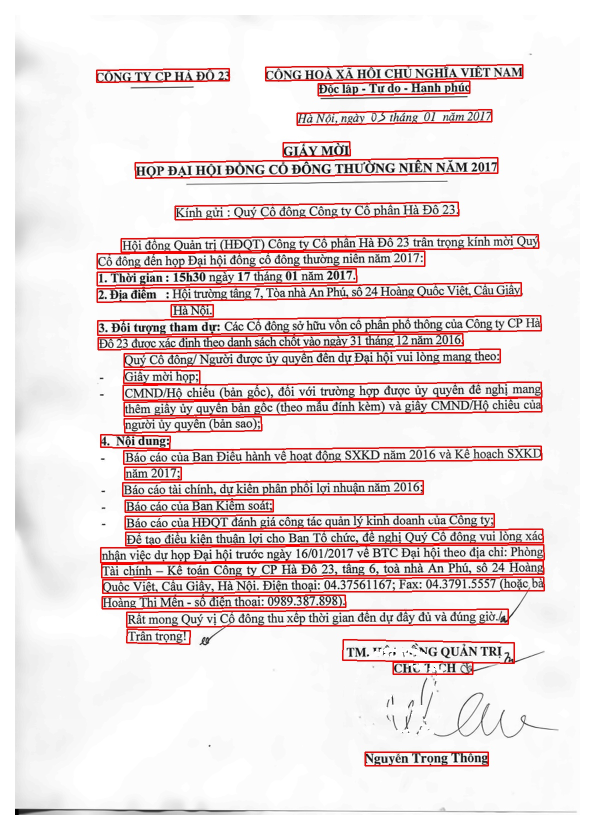
#> input picture debug_boxes.jpg, 1190 x 1660 px (shown at 1/2 size); its folder holds only this picture in this run
$ python -i preprocess_image.py   (imports and definitions only)   (older library calls are emulated)
#> lines starting #> are read from the running program, lines starting #| are printed output that depends on the picture; after the words box and inside, x2 and y2 are one past the last pixel; in counts of white or black regions, pixels touching at a corner belong together
#> further down, picture is the input picture: shape (1660, 1190, 3); mean B, G, R 222.4, 222.5, 235.3
import cv2
import numpy as np

# ================================================================
# BƯỚC 0: KIỂM TRA CHẤT LƯỢNG ẢNH ĐẦU VÀO
# ================================================================
def check_image_quality(gray: np.ndarray) -> dict:
    """
    Đánh giá ảnh trước khi xử lý để chọn chiến lược phù hợp.
    - variance of Laplacian < 100: ảnh mờ → cần sharpen mạnh hơn
    - std < 30: ảnh thiếu tương phản → cần CLAHE mạnh hơn
    """
    blur_score = cv2.Laplacian(gray, cv2.CV_64F).var()
    contrast = gray.std()
    brightness = gray.mean()
    return {
        "is_blurry": blur_score < 100,
        "is_low_contrast": contrast < 30,
        "is_dark": brightness < 80,
        "blur_score": blur_score,
    }

# ================================================================
# BƯỚC 1: CHUẨN HÓA KÍCH THƯỚC
# ================================================================
def normalize_size(img: np.ndarray, target_height: int = 2000) -> np.ndarray:
    """
    Resize ảnh về chiều cao chuẩn, giữ tỷ lệ.
    PaddleOCR hoạt động tốt nhất ở 1500–2500px chiều cao.
    """
#> called with target_height = 1600
    h, w = img.shape[:2]
#> h = 1660; w = 1190
    if h < target_height:
        scale = target_height / h
        img = cv2.resize(img, (int(w * scale), target_height),
                         interpolation=cv2.INTER_CUBIC)  # CUBIC tốt hơn LINEAR khi phóng to
    return img

# ================================================================
# BƯỚC 2: KHỬ BÓNG ĐỔ (shadow removal)
# ================================================================
# [12 lines left out: function remove_shadow, not called in this run]

# ================================================================
# BƯỚC 3: KHỬ NHIỄU
# ================================================================
def denoise(gray: np.ndarray, is_blurry: bool) -> np.ndarray:
    """
    - Ảnh đã mờ: dùng bilateral (giữ cạnh, không làm mờ thêm)
    - Ảnh sắc nét: dùng fastNlMeans (mạnh hơn, loại nhiễu scan/fax)
    """
    if is_blurry:
        return cv2.bilateralFilter(gray, d=5, sigmaColor=50, sigmaSpace=50)
    else:
        return cv2.fastNlMeansDenoising(gray, h=10, templateWindowSize=7, searchWindowSize=21)

# ================================================================
# BƯỚC 4: TĂNG TƯƠNG PHẢN (CLAHE thích nghi)
# ================================================================
def enhance_contrast(gray: np.ndarray, is_low_contrast: bool) -> np.ndarray:
    """
    clipLimit cao hơn khi ảnh thiếu sáng/tương phản kém.
    tileGridSize nhỏ hơn → local contrast tốt hơn cho văn bản nhỏ.
    """
    clip = 3.0 if is_low_contrast else 2.0
    clahe = cv2.createCLAHE(clipLimit=clip, tileGridSize=(8, 8))
    return clahe.apply(gray)

# ================================================================
# BƯỚC 5: LÀM SẮC NÉT (unsharp masking)
# ================================================================
# [8 lines left out: function sharpen, not called in this run]

# ================================================================
# BƯỚC 6: PHÁT HIỆN VÀ CHỈNH GÓC NGHIÊNG (deskew)
# ================================================================
def deskew(gray: np.ndarray) -> np.ndarray:
    """
    Dùng HoughLinesP để detect góc nghiêng của văn bản rồi xoay lại.
    Bỏ qua nếu góc < 0.5° (không đáng kể) hoặc > 45° (detect sai).
    """
    # Threshold nhanh để HoughLines chạy trên binary
    _, binary = cv2.threshold(gray, 0, 255, cv2.THRESH_BINARY_INV + cv2.THRESH_OTSU)

    lines = cv2.HoughLinesP(binary, 1, np.pi / 180, threshold=100,
                             minLineLength=100, maxLineGap=10)
    if lines is None:
        return gray

    angles = []
    for line in lines:
        x1, y1, x2, y2 = line[0]
        if x2 - x1 != 0:
            angle = np.degrees(np.arctan2(y2 - y1, x2 - x1))
            # Chỉ lấy các đường gần nằm ngang (văn bản)
            if -45 < angle < 45:
                angles.append(angle)

    if not angles:
        return gray

    median_angle = np.median(angles)

    # Bỏ qua góc nghiêng quá nhỏ
    if abs(median_angle) < 0.5:
        return gray

    h, w = gray.shape
    center = (w // 2, h // 2)
    M = cv2.getRotationMatrix2D(center, median_angle, 1.0)
    rotated = cv2.warpAffine(gray, M, (w, h),
                              flags=cv2.INTER_LINEAR,
                              borderMode=cv2.BORDER_REPLICATE)
    return rotated

# ================================================================
# BƯỚC 7: NHỊ PHÂN HÓA (binarization)
# ================================================================
# [31 lines left out: functions binarize, clean_morphology, not called in this run]

def remove_red_stamps(img: np.ndarray) -> np.ndarray:
    """
    Phát hiện và xóa các vùng có màu đỏ (con dấu, chữ ký mực đỏ),
    trả lại nền trắng để không che khuất chữ đen.
    """
    hsv = cv2.cvtColor(img, cv2.COLOR_BGR2HSV)
#> hsv: shape (1660, 1190, 3); mean H, S, V 16.5, 16, 235.5

    # Dải màu đỏ trong HSV (Đỏ có 2 dải ở đầu và cuối dải Hue)
    lower_red1 = np.array([0, 50, 50])
    upper_red1 = np.array([10, 255, 255])
    lower_red2 = np.array([170, 50, 50])
    upper_red2 = np.array([180, 255, 255])

    mask1 = cv2.inRange(hsv, lower_red1, upper_red1)
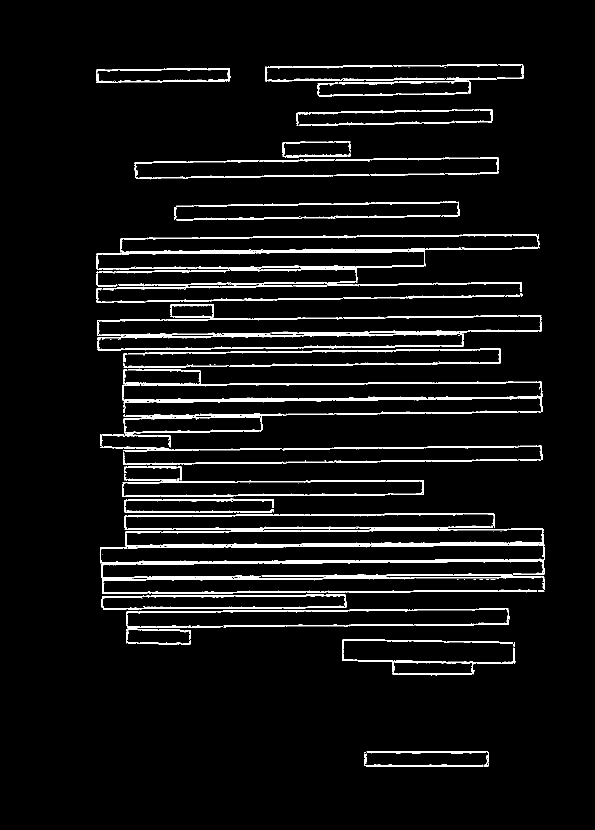
#> mask1: shape (1660, 1190) (shown at 1/2 size); 5.9% white; 82 white regions (46 under 20 px), largest, box (x1, y1, x2, y2) and area: (200, 1026, 1090, 1188) 26322, (245, 738, 1085, 867) 12691, (193, 468, 1079, 573) 11668
    mask2 = cv2.inRange(hsv, lower_red2, upper_red2)
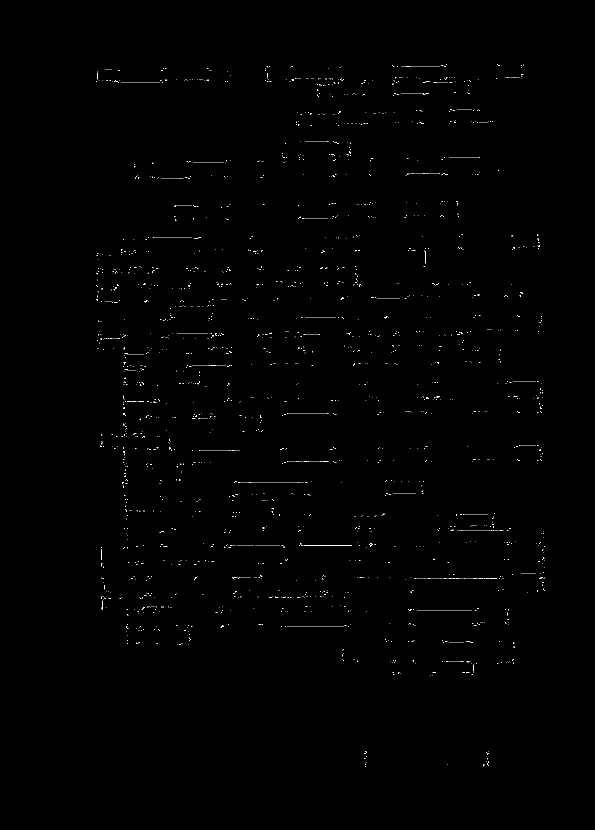
#> mask2: shape (1660, 1190) (shown at 1/2 size); 0.32% white in thin lines or dots, all inside (x1, y1, x2, y2) = (192, 128, 1090, 1533)
    mask = mask1 + mask2
#> mask: shape (1660, 1190); 6.2% white; 39 white regions (17 under 20 px), largest, box (x1, y1, x2, y2) and area: (200, 1026, 1090, 1188) 27452, (245, 737, 1085, 867) 13343, (193, 468, 1079, 573) 13230

    # Làm phình mask một chút để xóa sạch viền đỏ
    mask = cv2.dilate(mask, np.ones((3,3), np.uint8), iterations=1)
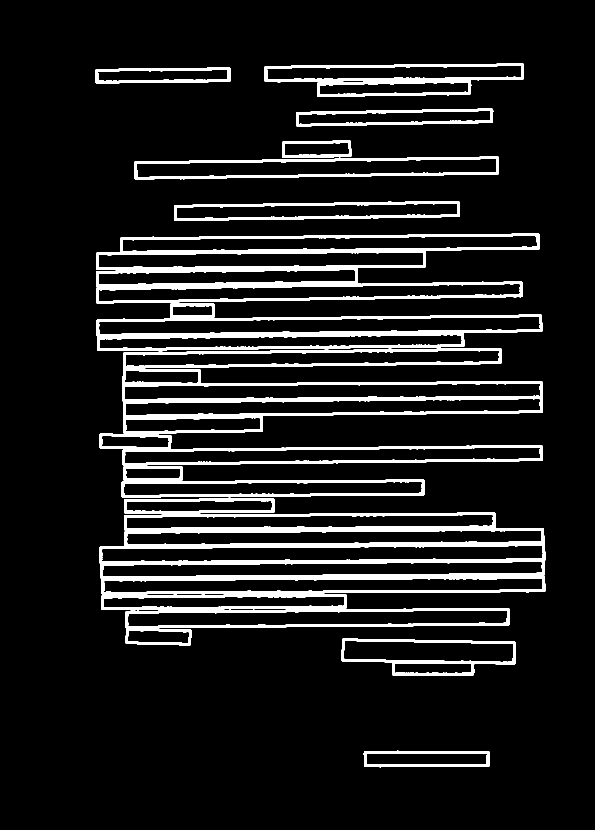
#> mask: shape (1660, 1190) (shown at 1/2 size); 9.9% white; 15 white regions, largest, box (x1, y1, x2, y2) and area: (199, 1025, 1091, 1221) 47121, (199, 696, 1086, 931) 38966, (192, 467, 1080, 607) 29702

    # Thay thế các pixel màu đỏ bằng màu trắng (255, 255, 255)
    result = img.copy()
    result[mask > 0] = (255, 255, 255)
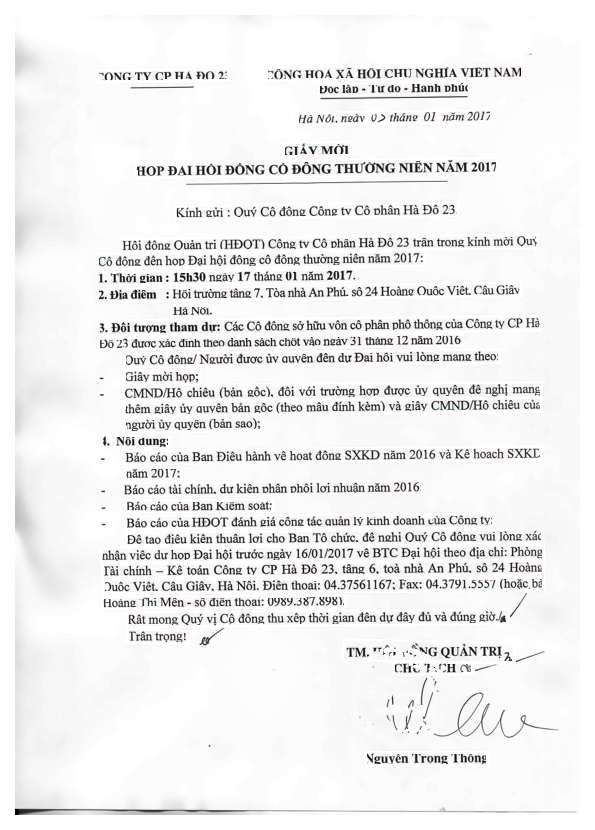
#> result: shape (1660, 1190, 3) (shown at 1/2 size); 9.94% of pixels changed, all inside (x1, y1, x2, y2) = (191, 127, 1091, 1535)
    return result

# ================================================================
# PIPELINE TỔNG HỢP – thay thế preprocess_image_pro()
# ================================================================
def preprocess_image_pro(img: np.ndarray) -> np.ndarray:
    """
    Pipeline tối ưu hơn cho OCR (fix deskew + tránh over-processing)
    """

    # 1. Resize vừa đủ (đừng quá to)
    img = normalize_size(img, target_height=1600)

    # 2. Remove stamp trước
    img = remove_red_stamps(img)

    gray = cv2.cvtColor(img, cv2.COLOR_BGR2GRAY)

    # 3. Deskew SỚM (quan trọng)
    gray = deskew(gray)
#> in deskew, `_, binary = cv2.threshold(gray, 0, 255, cv2.THRESH_BINARY_INV + cv2.TH..`:
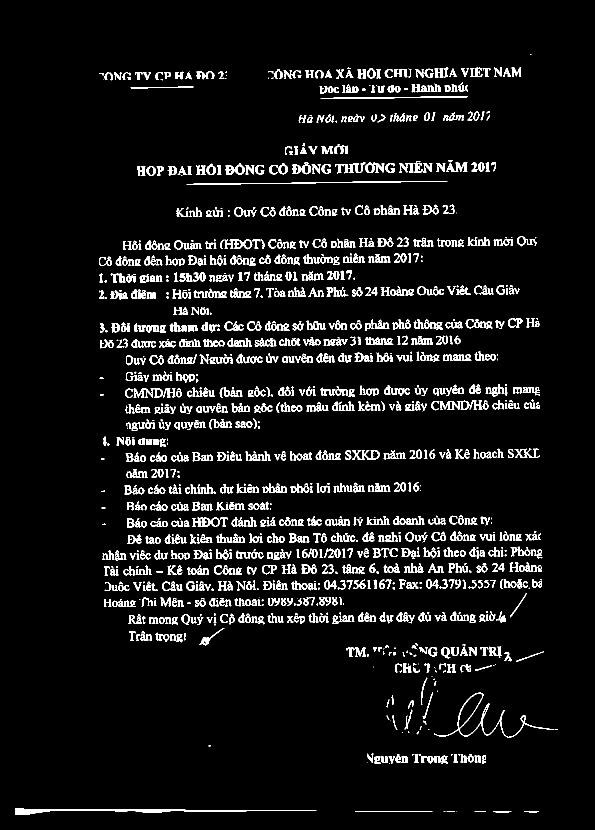
#> binary: shape (1660, 1190) (shown at 1/2 size); 6.5% white; 1488 white regions (328 under 20 px), largest, box (x1, y1, x2, y2) and area: (30, 1617, 633, 1630) 2245, (868, 1385, 1108, 1475) 1254, (373, 362, 895, 370) 1005
#> in deskew, `lines = cv2.HoughLinesP(binary, 1, np.pi / 180, threshold=100, minLine..`: lines = 364 rows, first 6: [30, 1620, 494, 1620], [216, 1621, 632, 1621], [223, 655, 329, 655], [511, 651, 979, 651], [797, 685, 920, 683], [225, 652, 452, 652]
#> the loop in deskew, `for line in lines:` made 364 passes
#> (x1, y1, x2, y2, angle) on passes 1 to 12: (30, 1620, 494, 1620, 0), (216, 1621, 632, 1621, 0), (223, 655, 329, 655, 0), (511, 651, 979, 651, 0), (797, 685, 920, 683, -0.932), (225, 652, 452, 652, 0), (718, 1110, 1083, 1110, 0), (368, 1622, 492, 1622, 0), (247, 492, 489, 488, -0.947), (466, 656, 573, 656, 0), (538, 588, 690, 588, 0), (334, 596, 822, 588, -0.939)
#> after the loop in deskew, `for line in lines:`: angles = 364 values, max 3.78 at index 336, min -3.91 at index 307, mean -0.386
#> in deskew, `median_angle = np.median(angles)`: median_angle = 0

    # 4. Check quality
    quality = check_image_quality(gray)
#> in check_image_quality, `blur_score = cv2.Laplacian(gray, cv2.CV_64F).var()`: blur_score = 1659.3
#> in check_image_quality, `contrast = gray.std()`: contrast = 43.76
#> in check_image_quality, `brightness = gray.mean()`: brightness = 238.1
#> quality = {'is_blurry': False, 'is_low_contrast': False, 'is_dark': False, 'blur_score': 1659.3}

    # 5. Chỉ remove shadow khi cần
    if quality["is_low_contrast"]:
        gray = remove_shadow(gray)

    # 6. Denoise
    gray = denoise(gray, is_blurry=quality["is_blurry"])

    # 7. Contrast
    gray = enhance_contrast(gray, is_low_contrast=quality["is_low_contrast"])
#> in enhance_contrast, `clip = 3.0 if is_low_contrast else 2.0`: clip = 2
#> in enhance_contrast, `return clahe.apply(gray)`:
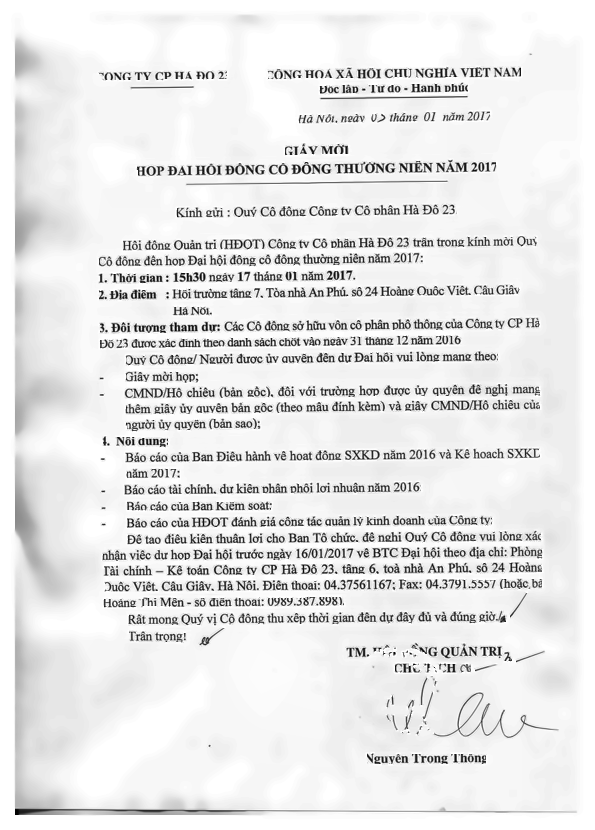
#> returned value: shape (1660, 1190) (shown at 1/2 size); min 1, max 255, mean 230.5

    # 8. Sharpen nhẹ hơn (tránh quá tay)
    blurred = cv2.GaussianBlur(gray, (0, 0), sigmaX=1.5)
    gray = cv2.addWeighted(gray, 1.3, blurred, -0.3, 0)

    # 9. Padding
    padded = cv2.copyMakeBorder(gray, 30, 30, 30, 30,
                                 cv2.BORDER_CONSTANT, value=255)
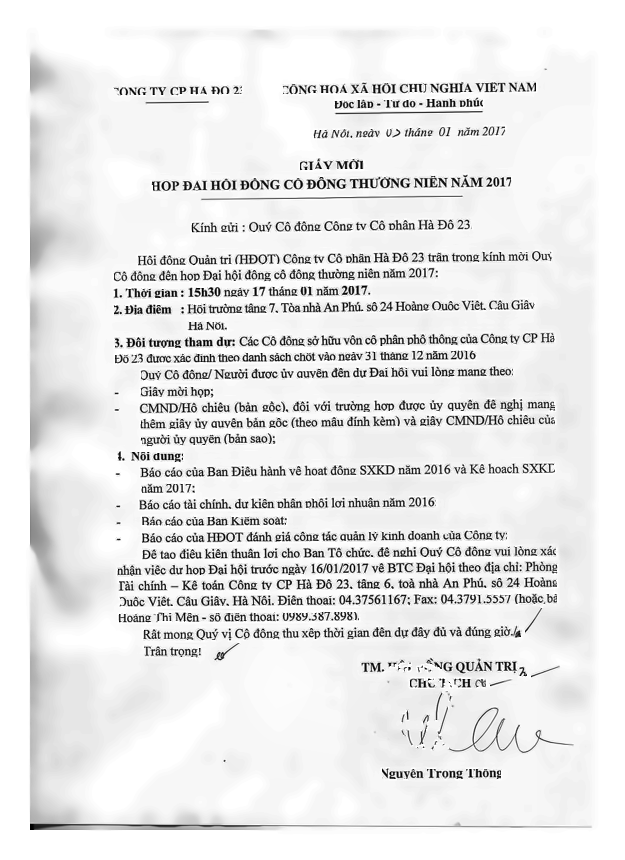
#> padded: shape (1720, 1250) (shown at 1/2 size); min 0, max 255, mean 232

    return cv2.cvtColor(padded, cv2.COLOR_GRAY2BGR)
#> returned value: shape (1720, 1250, 3)

>>> import cv2
>>> picture = cv2.imread('../../debug_boxes.jpg')
>>> result = preprocess_image_pro(picture)
